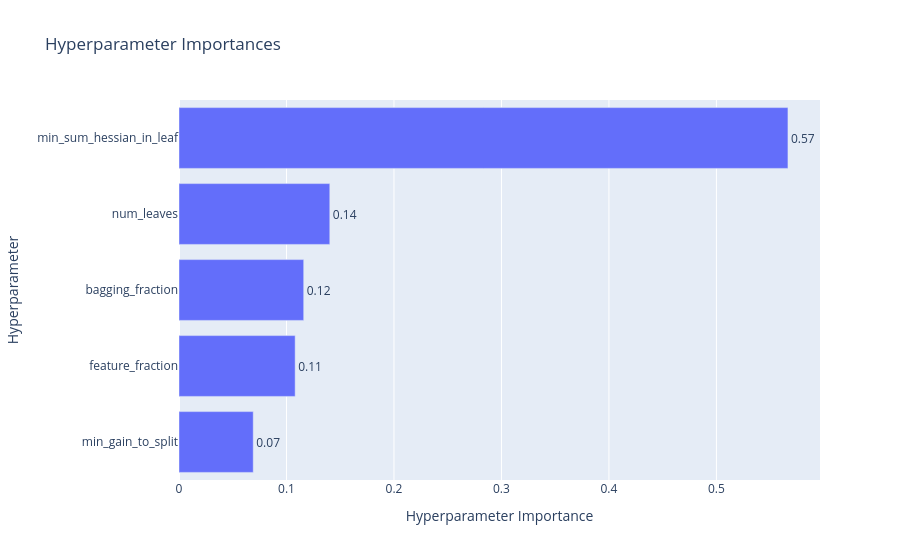

Notebook code for this chart:
### Code cell
plot_param_importances(study)

### Figure 1 — Plotly figure (JSON) as saved in the notebook; plotly's stock layout.template omitted (floating-point values rounded to 4 significant figures)
{"data": [{"cliponaxis": false, "hovertemplate": ["min_gain_to_split (FloatDistribution): 0.06907402977453855<extra></extra>", "feature_fraction (FloatDistribution): 0.1080700542502785<extra></extra>", "bagging_fraction (FloatDistribution): 0.11602254220882341<extra></extra>", "num_leaves (IntDistribution): 0.14029407723876502<extra></extra>", "min_sum_hessian_in_leaf (FloatDistribution): 0.5665392965275945<extra></extra>"], "name": "Objective Value", "orientation": "h", "text": ["0.07", "0.11", "0.12", "0.14", "0.57"], "textposition": "outside", "type": "bar", "x": [0.06907, 0.1081, 0.116, 0.1403, 0.5665], "y": ["min_gain_to_split", "feature_fraction", "bagging_fraction", "num_leaves", "min_sum_hessian_in_leaf"]}], "layout": {"title": {"text": "Hyperparameter Importances"}, "xaxis": {"title": {"text": "Hyperparameter Importance"}}, "yaxis": {"title": {"text": "Hyperparameter"}}}}
